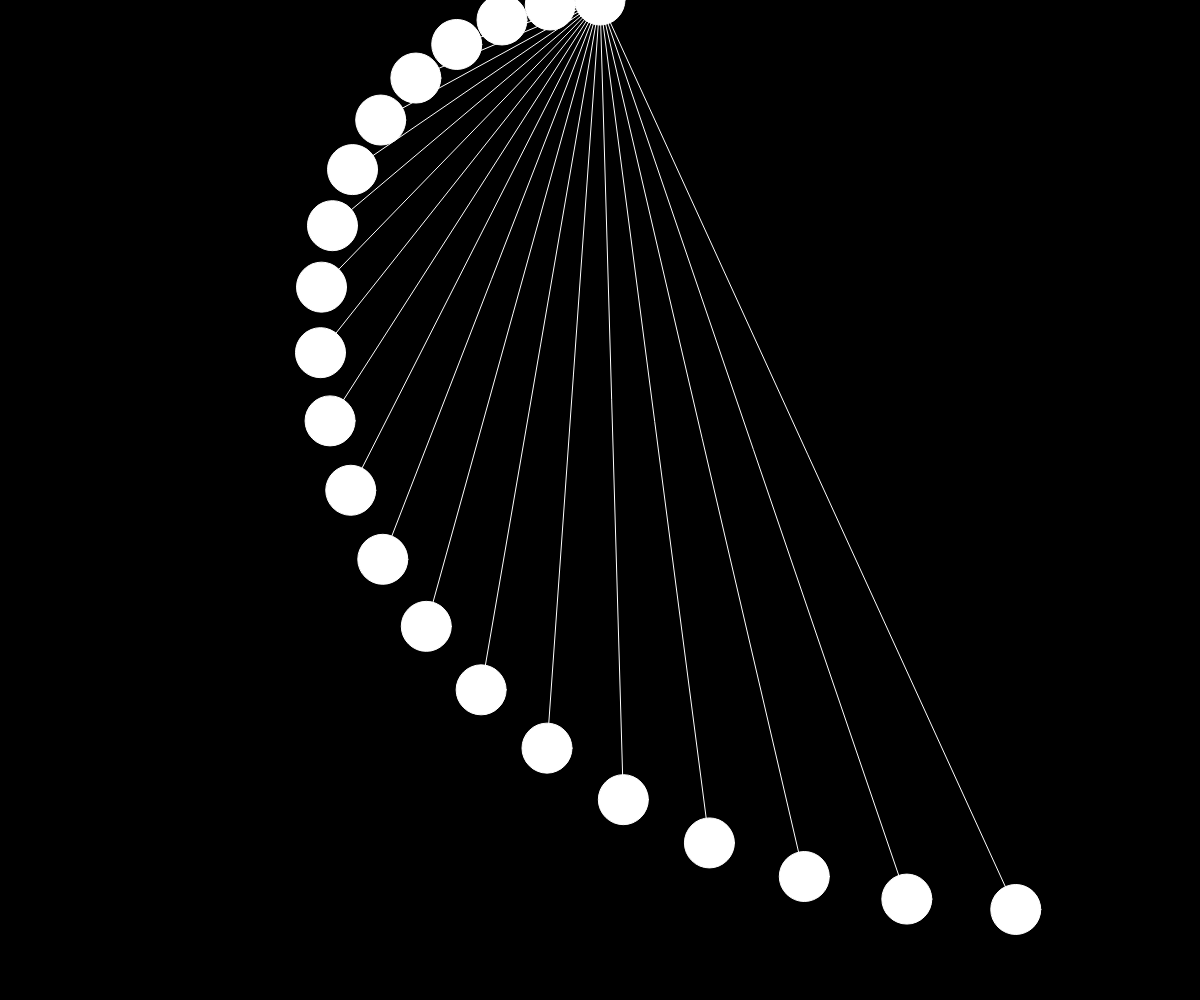
Frame 1 (no input)
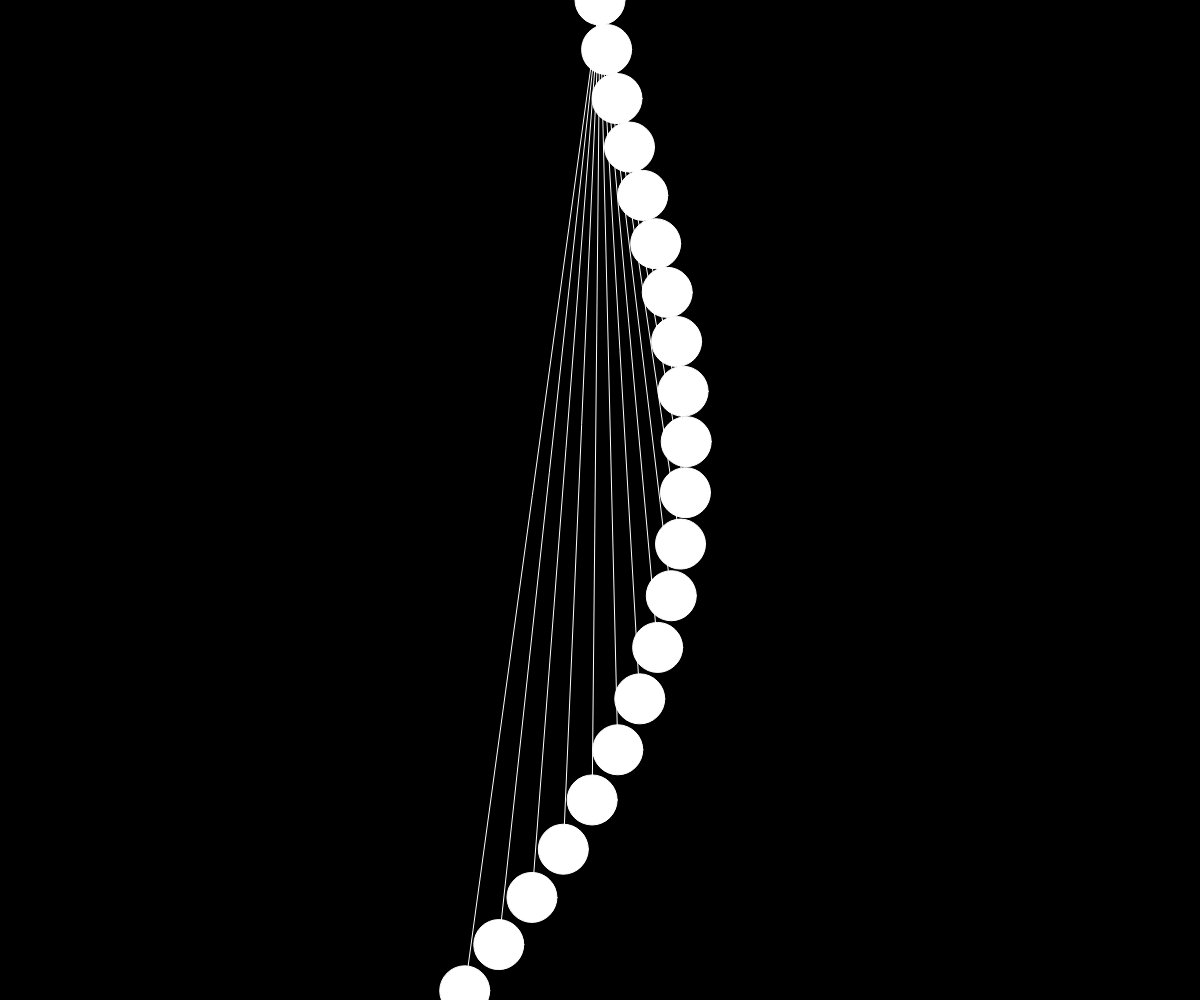
Frame 60 (no input)
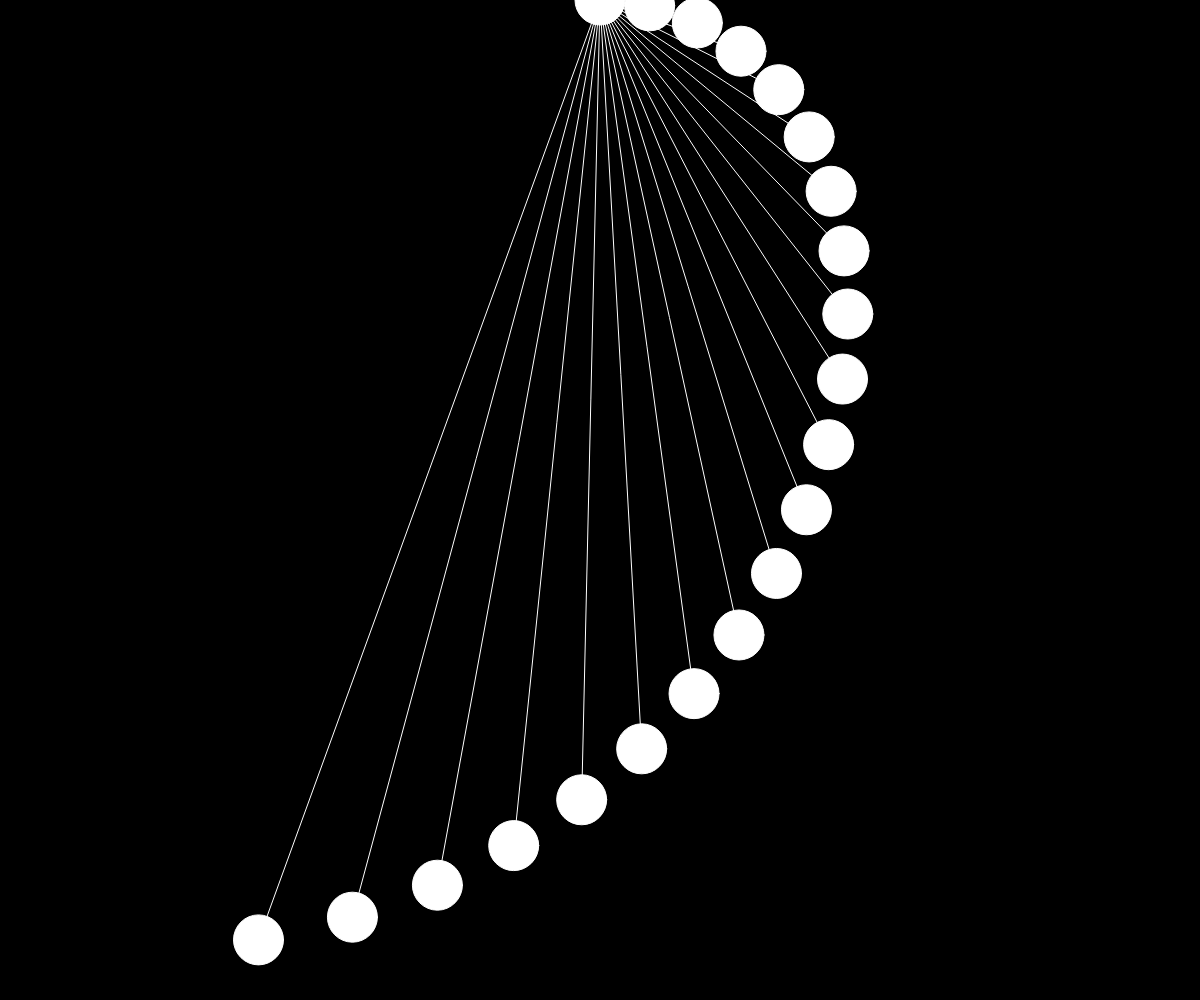
Frame 120 (the mouse pressed at the canvas centre since frame 60)

The p5.js sketch that drew these frames (run headless with seeded random() and noise() and a simulated clock; from frame 60 on, the mouse is pressed at the canvas centre):

// p5.js sketch
// ── sketch.js
let penduls = [];
let startAngle;

function setup() {
  startAngle = -PI / 2;
  createCanvas(windowWidth, windowHeight);
  let count = 20;
  for (let i = 0; i <= count; i++){
    penduls[i] = new Pendulum(startAngle, height / count * i);
    startAngle+=0.1;
  }
}

function draw() {
  background(0);
  translate(width / 2, 0);
  for (let p of penduls) p.go();
}
class Pendulum {
  constructor(angle, length) {
    this.angle = angle;
    this.length = length;
    this.aVelocity = 0;
    this.aAceleration = 0;
  }
  go() {
    stroke(255);
    let gravity = 0.001;
    this.aAceleration = -gravity * sin(this.angle);
    this.aVelocity += this.aAceleration;
   // this.aVelocity *= 0.99; //pierdere viteza in timp
    this.angle += this.aVelocity;
    let x = sin(this.angle) * this.length;
    let y = cos(this.angle) * this.length;
    line(0, 0, x, y);
    ellipse(x, y, 50, 50);
  }
}
